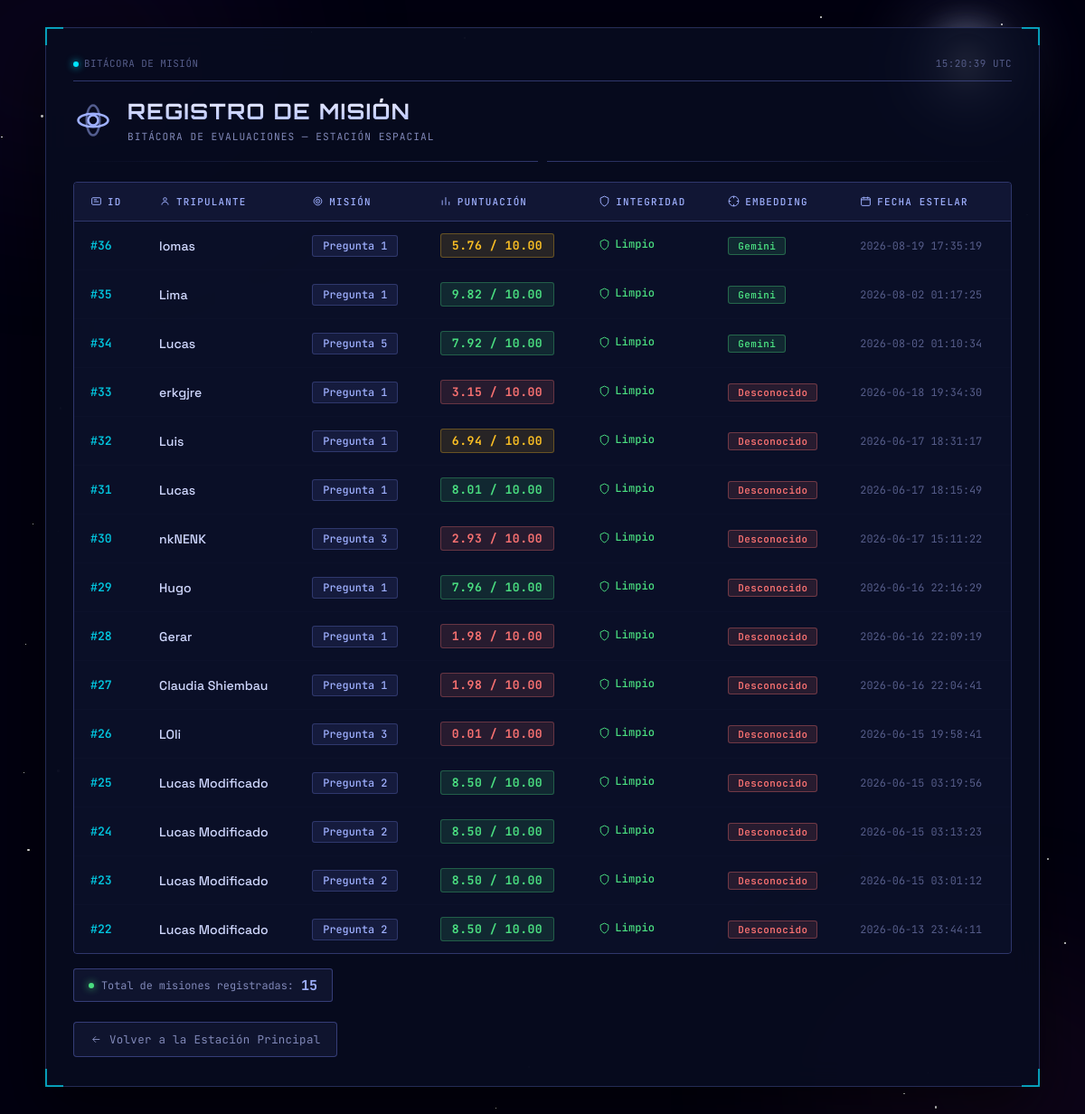
The app's page /historial (signed in) with its own data.
### tables this page shows
CREATE TABLE historial_evaluaciones (
            id INTEGER PRIMARY KEY AUTOINCREMENT,
            estudiante TEXT NOT NULL,
            id_pregunta TEXT NOT NULL,
            pregunta TEXT,
            respuesta_estudiante TEXT,
            vector_neurona TEXT,  -- Se guarda el array convertido a texto "1,0,1"
            puntuacion_ia TEXT,
            feedback_ia TEXT,
            alerta_plagio TEXT,
            fecha TIMESTAMP DEFAULT CURRENT_TIMESTAMP
        , proveedor_embedding TEXT DEFAULT 'Desconocido');

### app.py (the view)
@app.route("/historial")
@docente_requerido
def historial():
    try:
        conn, cursor = conectar_db()
        cursor.execute("SELECT id, estudiante, id_pregunta, puntuacion_ia, alerta_plagio, fecha, proveedor_embedding FROM historial_evaluaciones ORDER BY id DESC")
        registros = cursor.fetchall()
        conn.close()
    except Exception as e:
        registros = []
    return render_template("historial.html", registros=registros)

### app.py (called while the page is built)
@app.context_processor
def _inyectar_csrf():
    return {"csrf_token": _csrf_token}

@app.before_request
def _proteger_csrf():
    if request.method in {"POST", "PUT", "PATCH", "DELETE"}:
        recibido = request.form.get("csrf_token") or request.headers.get("X-CSRF-Token")
        esperado = session.get("_csrf_token", "")
        if not recibido or not esperado or not hmac.compare_digest(recibido, esperado):
            abort(400, description="Token CSRF inválido o ausente")

@app.after_request
def _agregar_cabeceras_seguridad(response):
    response.headers.setdefault("X-Content-Type-Options", "nosniff")
    response.headers.setdefault("X-Frame-Options", "DENY")
    response.headers.setdefault("Referrer-Policy", "same-origin")
    response.headers.setdefault(
        "Permissions-Policy", "camera=(), microphone=(), geolocation=()"
    )
    response.headers.setdefault("Cross-Origin-Opener-Policy", "same-origin")
    if request.endpoint in {"login", "docente", "dashboard", "historial"}:
        response.headers.setdefault("Cache-Control", "no-store")
    return response

def docente_requerido(f):
    @wraps(f)
    def decorated_function(*args, **kwargs):
        if 'usuario' not in session:
            flash("🔐 Debes iniciar sesión primero.", "error")
            return redirect(url_for('login'))
        if session.get('rol') != 'docente':
            flash("❌ Solo los docentes pueden acceder aquí.", "error")
            return redirect(url_for('index'))
        return f(*args, **kwargs)
    return decorated_function

### templates/historial.html (shortened to what this page needs)
<!DOCTYPE html>
<html lang="es">
<head>
</head>
<body>
    <div class="space-bg" id="spaceBg">
        <div class="nebula nebula-1"></div>
        <div class="nebula nebula-2"></div>
        <div class="white-dwarf"></div>
    </div>
    <div class="console">
        <div class="console-frame">
            <div class="corner corner-tl"></div>
            <div class="corner corner-tr"></div>
            <div class="corner corner-bl"></div>
            <div class="corner corner-br"></div>
            <div class="status-bar">
                <div><span class="blink"></span>BITÁCORA DE MISIÓN</div>
                <div id="clock">00:00:00 UTC</div>
            </div>
            <div class="header">
                <svg class="header-icon" viewBox="0 0 24 24" fill="none" stroke="currentColor" stroke-width="1.4">
                    <circle cx="12" cy="12" r="3"/><ellipse cx="12" cy="12" rx="9" ry="4"/><ellipse cx="12" cy="12" rx="4" ry="9" opacity="0.5"/>
                </svg>
                <div class="header-text">
                    <h1>REGISTRO DE MISIÓN</h1>
                    <p class="subtitle">Bitácora de evaluaciones — Estación Espacial</p>
                </div>
            </div>
            <div class="divider"></div>
            {% if registros %}
            <div class="table-wrapper">
                <table>
                    <thead>
                        <tr>
                            <th><svg viewBox="0 0 24 24" fill="none" stroke="currentColor" stroke-width="1.8"><rect x="3" y="5" width="18" height="14" rx="2"/><path d="M7 9h6M7 13h10"/></svg>ID</th>
                            <th><svg viewBox="0 0 24 24" fill="none" stroke="currentColor" stroke-width="1.8"><circle cx="12" cy="8" r="3.2"/><path d="M5.5 19.5c0-3.6 2.9-6 6.5-6s6.5 2.4 6.5 6"/></svg>Tripulante</th>
                            <th><svg viewBox="0 0 24 24" fill="none" stroke="currentColor" stroke-width="1.8"><circle cx="12" cy="12" r="8"/><circle cx="12" cy="12" r="4"/><circle cx="12" cy="12" r="0.6" fill="currentColor"/></svg>Misión</th>
                            <th><svg viewBox="0 0 24 24" fill="none" stroke="currentColor" stroke-width="1.8"><path d="M4 20V10M11 20V4M18 20v-7"/></svg>Puntuación</th>
                            <th><svg viewBox="0 0 24 24" fill="none" stroke="currentColor" stroke-width="1.8"><path d="M12 2l8 3.5v6c0 5-3.5 8.5-8 10.5-4.5-2-8-5.5-8-10.5v-6z"/></svg>Integridad</th>
                            <th><svg viewBox="0 0 24 24" fill="none" stroke="currentColor" stroke-width="1.8"><path d="M12 22c5.5 0 10-4.5 10-10S17.5 2 12 2 2 6.5 2 12s4.5 10 10 10z"/><path d="M2 12h4M18 12h4M12 2v4M12 18v4"/></svg>Embedding</th>
                            <th><svg viewBox="0 0 24 24" fill="none" stroke="currentColor" stroke-width="1.8"><rect x="3" y="5" width="18" height="16" rx="2"/><path d="M3 9h18M8 3v4M16 3v4"/></svg>Fecha Estelar</th>
                        </tr>
                    </thead>
                    <tbody>
                        {% for r in registros %}
                        <tr>
                            <td class="id-cell">#{{ r[0] }}</td>
                            <td class="student-name">{{ r[1] }}</td>
                            <td><span class="question-badge">Pregunta {{ r[2] }}</span></td>
                            <td>
                                {% set nota = r[3] %}
                                {% if nota and nota != 'N/A' %}
                                    {% set valor = nota.split('/')[0].strip() | float %}
                                    <span class="nota-badge {{ 'nota-alta' if valor >= 7 else ('nota-media' if valor >= 5 else 'nota-baja') }}">
                                        {{ nota }}
                                    </span>
                                {% else %}
                                    <span class="nota-badge nota-baja">{{ nota }}</span>
                                {% endif %}
                            </td>
                            <td>
                                {% if r[4] == 'Ninguno' or r[4] == '✅ Ninguno' %}
                                    <span class="plagio-ok"><svg viewBox="0 0 24 24" fill="none" stroke="currentColor" stroke-width="1.8"><path d="M12 2l8 3.5v6c0 5-3.5 8.5-8 10.5-4.5-2-8-5.5-8-10.5v-6z"/></svg>Limpio</span>
                                {% else %}
                                    <span class="plagio-alert"><svg viewBox="0 0 24 24" fill="none" stroke="currentColor" stroke-width="1.8"><path d="M12 9v4M12 17h.01M10.3 3.9L2.7 17a1.8 1.8 0 0 0 1.6 2.7h15.4a1.8 1.8 0 0 0 1.6-2.7L13.7 3.9a1.8 1.8 0 0 0-3.4 0z"/></svg>{{ r[4][:30] }}</span>
                                {% endif %}
                            </td>
                            <td>
                                {% set prov = r[6] or 'Desconocido' %}
                                {% if prov == 'Gemini' %}
                                    <span class="proveedor-chip chip-gemini">Gemini</span>
                                {% elif prov == 'Groq' %}
                                    <span class="proveedor-chip chip-groq">Groq</span>
                                {% elif prov == 'Cohere' %}
                                    <span class="proveedor-chip chip-cohere">Cohere</span>
                                {% elif prov == 'NVIDIA' %}
                                    <span class="proveedor-chip chip-nvidia">NVIDIA</span>
                                {% elif prov == 'Vocabulario Local' %}
                                    <span class="proveedor-chip chip-local">Local</span>
                                {% elif prov == 'Ceros' %}
                                    <span class="proveedor-chip chip-ceros">Ceros</span>
                                {% else %}
                                    <span class="proveedor-chip chip-ceros">{{ prov }}</span>
                                {% endif %}
                            </td>
                            <td class="date-cell">{{ r[5] }}</td>
                        </tr>
                        {% endfor %}
                    </tbody>
                </table>
            </div>
            <div class="table-footer">
                <div class="total-badge">
                    <span class="status-dot"></span>
                    Total de misiones registradas: <span>{{ registros|length }}</span>
                </div>
            </div>
            {% endif %}
            <a href="/" class="back-btn">
                <svg viewBox="0 0 24 24" fill="none" stroke="currentColor" stroke-width="1.8"><path d="M19 12H5m0 0l6-6m-6 6l6 6"/></svg>
                Volver a la Estación Principal
            </a>
        </div>
    </div>
</body>
</html>

### records on screen
historial_evaluaciones: id "36", estudiante "lomas", id_pregunta "1", puntuacion_ia "5.76 / 10.00", alerta_plagio "Ninguno" (drawn), proveedor_embedding "Gemini", fecha "2026-08-19 17:35:19"
historial_evaluaciones: id "35", estudiante "Lima", id_pregunta "1", puntuacion_ia "9.82 / 10.00", alerta_plagio "Ninguno" (drawn), proveedor_embedding "Gemini", fecha "2026-08-02 01:17:25"
historial_evaluaciones: id "34", estudiante "Lucas", id_pregunta "5", puntuacion_ia "7.92 / 10.00", alerta_plagio "Ninguno" (drawn), proveedor_embedding "Gemini", fecha "2026-08-02 01:10:34"
historial_evaluaciones: id "33", estudiante "erkgjre", id_pregunta "1", puntuacion_ia "3.15 / 10.00", alerta_plagio "Ninguno" (drawn), proveedor_embedding "Desconocido", fecha "2026-06-18 19:34:30"
historial_evaluaciones: id "32", estudiante "Luis", id_pregunta "1", puntuacion_ia "6.94 / 10.00", alerta_plagio "Ninguno" (drawn), proveedor_embedding "Desconocido", fecha "2026-06-17 18:31:17"
historial_evaluaciones: id "31", estudiante "Lucas", id_pregunta "1", puntuacion_ia "8.01 / 10.00", alerta_plagio "Ninguno" (drawn), proveedor_embedding "Desconocido", fecha "2026-06-17 18:15:49"
historial_evaluaciones: id "30", estudiante "nkNENK", id_pregunta "3", puntuacion_ia "2.93 / 10.00", alerta_plagio "Ninguno" (drawn), proveedor_embedding "Desconocido", fecha "2026-06-17 15:11:22"
historial_evaluaciones: id "29", estudiante "Hugo", id_pregunta "1", puntuacion_ia "7.96 / 10.00", alerta_plagio "Ninguno" (drawn), proveedor_embedding "Desconocido", fecha "2026-06-16 22:16:29"
historial_evaluaciones: id "28", estudiante "Gerar", id_pregunta "1", puntuacion_ia "1.98 / 10.00", alerta_plagio "Ninguno" (drawn), proveedor_embedding "Desconocido", fecha "2026-06-16 22:09:19"
historial_evaluaciones: id "27", estudiante "Claudia Shiembau", id_pregunta "1", puntuacion_ia "1.98 / 10.00", alerta_plagio "Ninguno" (drawn), proveedor_embedding "Desconocido", fecha "2026-06-16 22:04:41"
historial_evaluaciones: id "26", estudiante "LOli", id_pregunta "3", puntuacion_ia "0.01 / 10.00", alerta_plagio "Ninguno" (drawn), proveedor_embedding "Desconocido", fecha "2026-06-15 19:58:41"
historial_evaluaciones: id "25", estudiante "Lucas Modificado", id_pregunta "2", puntuacion_ia "8.50 / 10.00", alerta_plagio "Ninguno" (drawn), proveedor_embedding "Desconocido", fecha "2026-06-15 03:19:56"
historial_evaluaciones: id "24", estudiante "Lucas Modificado", id_pregunta "2", puntuacion_ia "8.50 / 10.00", alerta_plagio "Ninguno" (drawn), proveedor_embedding "Desconocido", fecha "2026-06-15 03:13:23"
historial_evaluaciones: id "23", estudiante "Lucas Modificado", id_pregunta "2", puntuacion_ia "8.50 / 10.00", alerta_plagio "Ninguno" (drawn), proveedor_embedding "Desconocido", fecha "2026-06-15 03:01:12"
historial_evaluaciones: id "22", estudiante "Lucas Modificado", id_pregunta "2", puntuacion_ia "8.50 / 10.00", alerta_plagio "Ninguno" (drawn), proveedor_embedding "Desconocido", fecha "2026-06-13 23:44:11"

### other values on screen
{{ registros|length }} "15"
